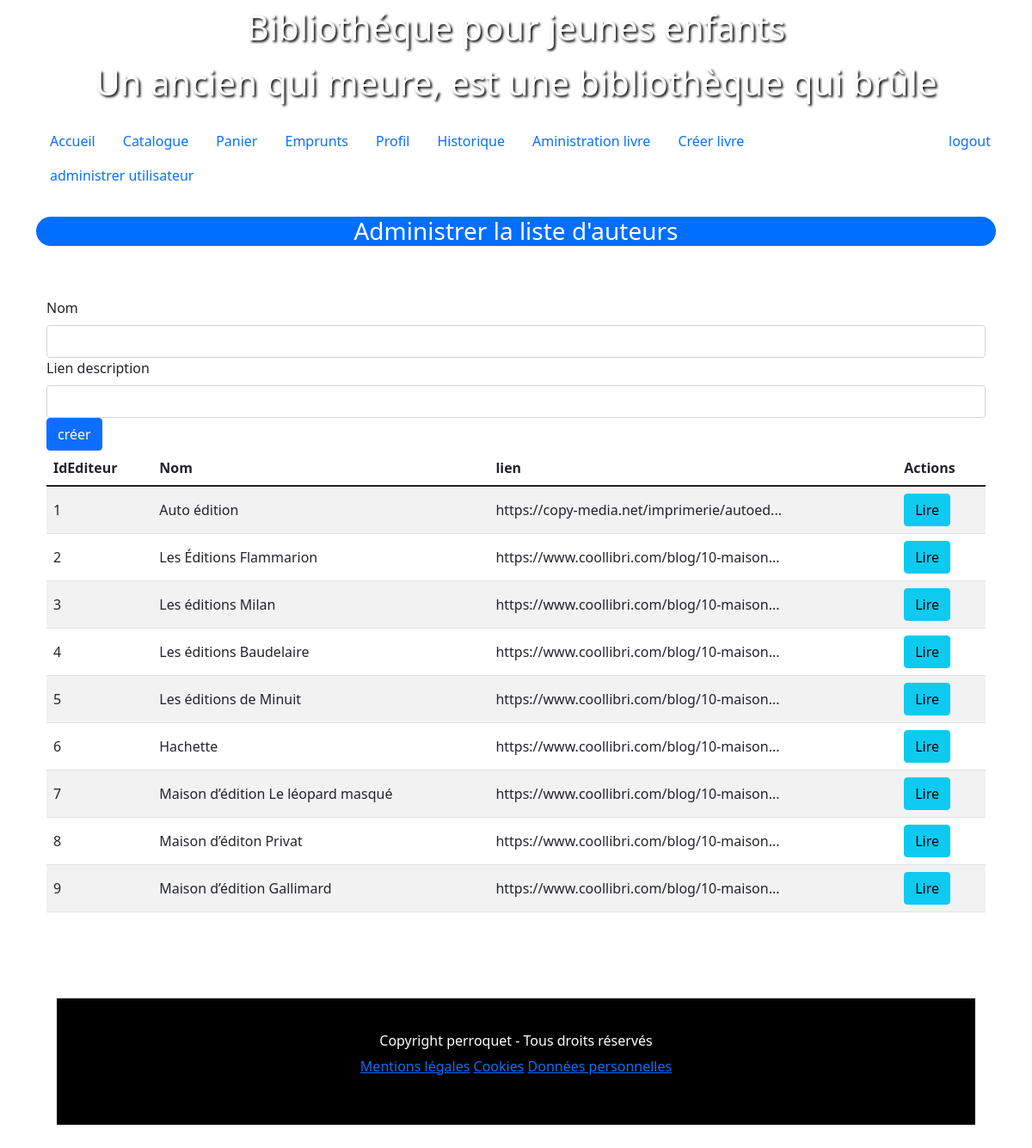
Screenshot of /index.php?action=gerer-editeur (signed in) with the database file from the repository.
### tables this page shows
CREATE TABLE editeur
(
   idEditeur            int not null AUTO_INCREMENT,
   nom                  varchar(80) NOT NULL,
   lien_description     varchar(200),
   CONSTRAINT editeur_PK PRIMARY KEY (idEditeur)
);

### controleur/AuteurEditeurControleur.class.php (called while the page is built, shortened)
<?php
require_once "./outil/Outils.class.php";
class AuteurEditeurControleur {
    private $editeurDao;
    public function __construct(){
        $this->editeurDao = EditeurDao::getInstance();
    }
    public function gererAllEditeur(){
        $editeurList = $this->editeurDao->findAllEditeur();
        require "vue/gererEditeur.view.php";
    }
}

### model/EditeurDao.class.php (called while the page is built, shortened)
<?php
require_once "Connexion.class.php";
require_once "Editeur.class.php";
require_once "./outil/outils.class.php";
class EditeurDao extends Connexion {
    private static $_instance = null;
    public static function getInstance() {
        if(is_null(self::$_instance)) {
            self::$_instance = new EditeurDao();
        }
        return self::$_instance;
    }
    public function findAllEditeur(){
        $stmt = $this->getBdd()->prepare(
            "SELECT * FROM editeur");
        $nb = $stmt->execute();
        $editeurListBd = $stmt->fetchAll(PDO::FETCH_ASSOC);
        foreach($editeurListBd as $editeurBd){
            $editeur = new Editeur($editeurBd['nom'], $editeurBd['lien_description']);
            $editeur->setIdEditeur($editeurBd['idEditeur']);
            $editeurList[]=$editeur;
        }
        return $editeurList;
    }
}

### model/Connexion.class.php (called while the page is built, shortened)
<?php
abstract class Connexion {
    private static $pdo;
    private static $servername = 'localhost';
    private static $username = 'root';
    private static $password = '';
    private static $dbname = 'bibliotheque';
    private static function setBdd(){
        self::$pdo = new PDO("mysql:host=".self::$servername.";dbname=".self::$dbname.";charset=utf8",self::$username,self::$password);
        self::$pdo->setAttribute(PDO::ATTR_ERRMODE,PDO::ERRMODE_WARNING);
    }
    protected function getBdd(){
        return self::$pdo;
    }
}

### model/Editeur.class.php (called while the page is built, shortened)
<?php
class Editeur {
    private $idEditeur;
    private $nom;
    private $lienDescription;
    function __construct($nom, $lienDescription) {
        $this->nom = $nom;
        $this->lienDescription = $lienDescription;
    }
    function getIdEditeur() {
        return $this->idEditeur;
    }
    function getNom() {
        return $this->nom;
    }
    function getLienDescription() {
        return $this->lienDescription;
    }
    function setIdEditeur($idEditeur): void {
        $this->idEditeur = $idEditeur;
    }
}

### outil/Outils.class.php (called while the page is built, shortened)
<?php
class Outils {
    public static function sousChaineTaille($chaine,$taille){
        if(strlen($chaine) >= $taille)
            $sousChaine = substr($chaine, 0, $taille)."...";
        else {
            $bouchon = str_repeat(" ", $taille-strlen($chaine));
            $sousChaine = $chaine;
        }
        return $sousChaine;
    }
}
?>

### vue/gererEditeur.view.php (the view, shortened to what this page needs)
<div class="container">
           <form action="index.php?action=creer-editeur-validation" method="post">
            <div class="form-group">
              <label for="nom" class="form-label">Nom</label>
              <input type="text" class="form-control" id="nom" name="nom">
            </div>
            <div class="form-group">
              <label for="bibliographie" class="form-label">Lien description</label>
              <input type="text" class="form-control" id="nom" name="lien">
            <div class="form-group">
            <button type="submit" class="btn btn-primary">créer</button>
          </form>
    <table class="table table-striped">
      <thead>
        <tr>
        <th scope="col">IdEditeur</th>
          <th scope="col">Nom</th>
          <th scope="col">lien</th>
          <th scope="col" colspan="2">Actions</th>
        </tr>
      </thead>
      <tbody>
        <?php foreach($editeurList as $editeur) { ?>
          <tr class="align-middle">
            <td scope="row"><?php echo $editeur->getIdEditeur(); ?></td>
            <td><?php echo $editeur->getNom(); ?></td>
            <td><?php echo Outils::sousChaineTaille($editeur->getLienDescription(),40); ?></td>
            <td><a href="<?= $editeur->getLienDescription(); ?>" class="btn btn-info">Lire</a></td>
          </tr>
        <?php } ?>
      </tbody>
    </table>
</div>
<?php
    require "template.view.php";
?>

### rows the page displays
editeur: idEditeur "1", nom "Auto édition", lien_description "https://copy-media.net/imprimerie/autoed..."
editeur: idEditeur "2", nom "Les Éditions Flammarion", lien_description "https://www.coollibri.com/blog/10-maison..."
editeur: idEditeur "3", nom "Les éditions Milan", lien_description "https://www.coollibri.com/blog/10-maison..."
editeur: idEditeur "4", nom "Les éditions Baudelaire", lien_description "https://www.coollibri.com/blog/10-maison..."
editeur: idEditeur "5", nom "Les éditions de Minuit", lien_description "https://www.coollibri.com/blog/10-maison..."
editeur: idEditeur "6", nom "Hachette", lien_description "https://www.coollibri.com/blog/10-maison..."
editeur: idEditeur "7", nom "Maison d’édition Le léopard masqué", lien_description "https://www.coollibri.com/blog/10-maison..."
editeur: idEditeur "8", nom "Maison d’éditon Privat", lien_description "https://www.coollibri.com/blog/10-maison..."
editeur: idEditeur "9", nom "Maison d’édition Gallimard", lien_description "https://www.coollibri.com/blog/10-maison..."

### other values shown
$titre "Administrer la liste d'auteurs"
